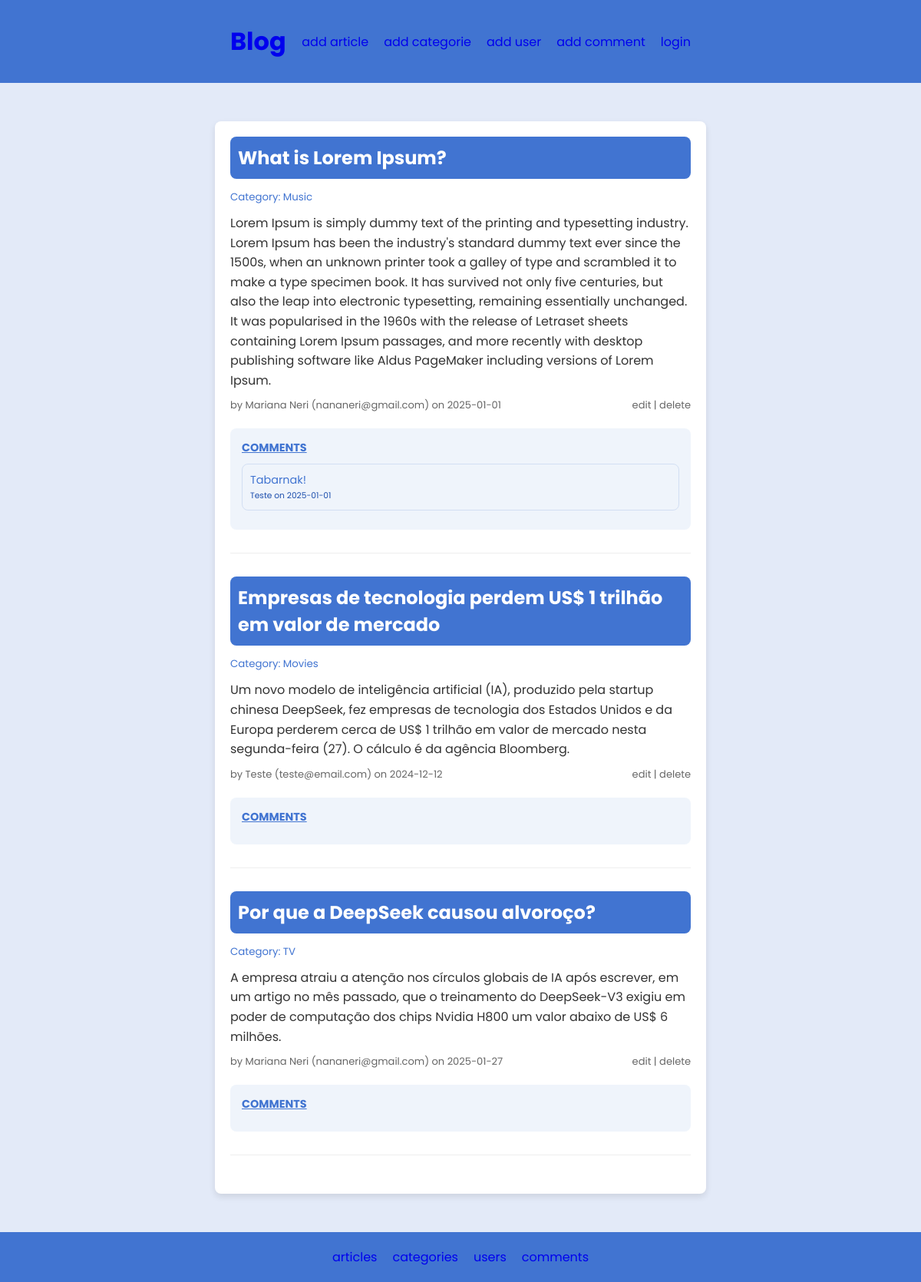
The page / on the database its author committed.
### tables this page shows
CREATE TABLE `articles` (
  `id` int(11) NOT NULL,
  `title` varchar(80) NOT NULL,
  `content` text NOT NULL,
  `date` date NOT NULL,
  `users_id` int(11) NOT NULL,
  `categories_id` int(11) NOT NULL
);

CREATE TABLE `categories` (
  `id` int(11) NOT NULL,
  `name` varchar(50) NOT NULL
);

CREATE TABLE `users` (
  `id` int(11) NOT NULL,
  `username` varchar(50) NOT NULL,
  `password` varchar(255) NOT NULL,
  `name` varchar(50) NOT NULL,
  `email` varchar(100) NOT NULL
);

CREATE TABLE `comments` (
  `id` int(11) NOT NULL,
  `message` text NOT NULL,
  `date` date NOT NULL,
  `users_id` int(11) NOT NULL,
  `articles_id` int(11) NOT NULL
);

### classes/CRUD.php (called while the page is built, shortened)
<?php
class CRUD extends PDO
{
    public function select($table, $field = 'id', $order = 'ASC')
    {
        $sql = "SELECT * FROM $table ORDER BY $field $order";
        $stmt = $this->query($sql);
        return $stmt->fetchAll();
    }
    public function selectId($table, $value, $field = 'id')
    {
        $sql = "SELECT * FROM $table WHERE $field = :$field";
        $stmt = $this->prepare($sql);
        $stmt->bindValue(":$field", $value);
        $stmt->execute();
        $count = $stmt->rowCount();
        if ($count == 1) {
            return $stmt->fetch();
        } else {
            return false;
        }
    }
    public function selectWhere($table, $value, $field)
    {
        $sql = "SELECT * FROM $table WHERE $field = :$field";
        $stmt = $this->prepare($sql);
        $stmt->bindValue(":$field", $value);
        $stmt->execute();
        $count = $stmt->rowCount();
        if ($count == 1) {
            return $stmt->fetchAll();
        } else {
            return false;
        }
    }
}

### index.php (the view, shortened to what this page needs)
<?php
require_once('classes/CRUD.php');
$crud = new CRUD;
$select = $crud->select('articles');
?>
<!DOCTYPE html>
<html lang="en">
<head>
    <link rel="stylesheet" href="css/style.css">
</head>
<body>
    <?php include 'includes/header.php'; ?>
    <main>
        <?php
        foreach ($select as $row) {
            $user = $crud->selectId("users", $row['users_id']);
            $categorie = $crud->selectId("categories", $row['categories_id']);
        ?>
            <article>
                <div class="post-title">
                    <h2><?= $row['title']; ?></h2>
                    <div class="categories"><small>Category: <?= $categorie['name']; ?></small></div>
                </div>
                <div class="post-content">
                    <p><?= $row['content']; ?></p>
                </div>
                <div class="post-footer">
                    <div class="post-info">by <?= $user['name']; ?> (<?= $user['email']; ?>)</strong> on <?= $row['date']; ?></div>
                    <div class="post-edit">edit | delete</div>
                </div>
                <div class="post-comments">
                    <h4>Comments</h4>
                    <?php
                    $comments = $crud->selectWhere("comments", $row['id'], "articles_id");
                    foreach ($comments as $comment) {
                        $commentAuthor = $crud->selectId("users", $comment['users_id']);
                    ?>
                        <div class="comment">
                            <div class="comment-text"><?= $comment['message']; ?></div>
                            <div class="comment-info"><small><?= $commentAuthor['name']; ?> on <?= $comment['date']; ?></small></div>
                        </div>
                    <?php } ?>
                </div>
            </article> <?php
                    }
                        ?>
    </main>
    <?php include 'includes/footer.php'; ?>
</body>
</html>

### includes/header.php
<header>
    <div class="container-top">
        <h1><a href="index.php">Blog</a></h1>
        <nav>
            <ul>
                <li><a href="article-create.php">add article</a></li>
                <li><a href="categorie-create.php">add categorie</a></li>
                <li><a href="user-create.php">add user</a></li>
                <li><a href="comment-create.php">add comment</a></li>
                <li><a href="login.php">login</a></li>
            </ul>
        </nav>
    </div>
</header>

### includes/footer.php
<footer>
    <ul>
        <li><a href="article-index.php">articles</a></li>
        <li><a href="categorie-index.php">categories</a></li>
        <li><a href="user-index.php">users</a></li>
        <li><a href="comment-index.php">comments</a></li>
    </ul>
</footer>

### css/style.css (style rules this page uses)
:root { --primary-color: rgb(65, 116, 209); }
* { margin: 0; padding: 0; }
ul, li { list-style: none; }
a { text-decoration: none; }
body { font-family: "Poppins", sans-serif; margin: 0; padding: 0; background-color: rgba(65, 115, 209, 0.144); }
header { background-color: var(--primary-color); color: white; flex-direction: row; display: flex; justify-content: space-between; padding: 20px; align-items: center; }
nav ul { display: flex; flex-direction: row; gap: 20px; }
nav ul li { list-style-type: none; }
main { margin: 20px; background-color: #ffffff; padding: 20px; border-radius: 8px; box-shadow: 0 4px 8px rgba(0, 0, 0, 0.1); max-width: 50vw; margin: 50px auto; }
article { margin-bottom: 30px; padding-bottom: 30px; border-bottom: 1px solid #eeeeee; }
article h2 { color: white; background-color: var(--primary-color); margin-bottom: 10px; padding: 10px; border-radius: 8px; }
article h4 { color: var(--primary-color); text-decoration: underline; text-transform: uppercase; margin-bottom: 10px; font-size: 0.9rem; }
article p { color: #333333; line-height: 1.6; font-size: 1rem; }
footer { background-color: var(--primary-color); padding: 20px; color: white; bottom: 0; display: flex; flex-direction: row; justify-content: space-around; }
footer ul { display: flex; flex-direction: row; gap: 20px; }
footer ul li { list-style-type: none; }
.post-footer { display: flex; justify-content: space-between; align-items: baseline; font-size: small; color: #666; margin-top: 10px; }
.container-top { display: flex; flex-direction: row; justify-content: space-between; min-width: 50vw; margin: 10px auto; align-items: center; }
.post-comments { margin-top: 20px; background-color: rgba(210, 222, 243, 0.349); padding: 15px; border-radius: 8px; }
.comment-text { color: var(--primary-color); font-size: 0.9rem; }
.comment-info { color: rgb(29, 79, 173); font-size: 0.8rem; }
.comment { border-radius: 8px; margin-bottom: 10px; padding: 10px; border: 1px solid rgba(183, 202, 236, 0.514); }
.categories { color: var(--primary-color); margin-bottom: 10px; }

### rows shown on the page
articles: title "What is Lorem Ipsum?", categories.name "Music", content "Lorem Ipsum is simply dummy text of the printing and typesetting industry. Lorem Ipsum has been the industry's standard dummy text ever since the 1500s, when an unknown printer took a galley of type and scrambled it to make a type specimen book. It has survived not only five centuries, but also the leap into electronic typesetting, remaining essentially unchanged. It was popularised in the 1960s with the release of Letraset sheets containing Lorem Ipsum passages, and more recently with desktop publishing software like Aldus PageMaker including versions of Lorem Ipsum.", users.name "Mariana Neri", users.email "nananeri@gmail.com", date "2025-01-01"
comments: message "Tabarnak!", users.name "Teste", date "2025-01-01"
articles: title "Empresas de tecnologia perdem US$ 1 trilhão em valor de mercado", categories.name "Movies", content "Um novo modelo de inteligência artificial (IA), produzido pela startup chinesa DeepSeek, fez empresas de tecnologia dos Estados Unidos e da Europa perderem cerca de US$ 1 trilhão em valor de mercado nesta segunda-feira (27). O cálculo é da agência Bloomberg.", users.name "Teste", users.email "teste@email.com", date "2024-12-12"
articles: title "Por que a DeepSeek causou alvoroço?", categories.name "TV", content "A empresa atraiu a atenção nos círculos globais de IA após escrever, em um artigo no mês passado, que o treinamento do DeepSeek-V3 exigiu em poder de computação dos chips Nvidia H800 um valor abaixo de US$ 6 milhões.", users.name "Mariana Neri", users.email "nananeri@gmail.com", date "2025-01-27"
